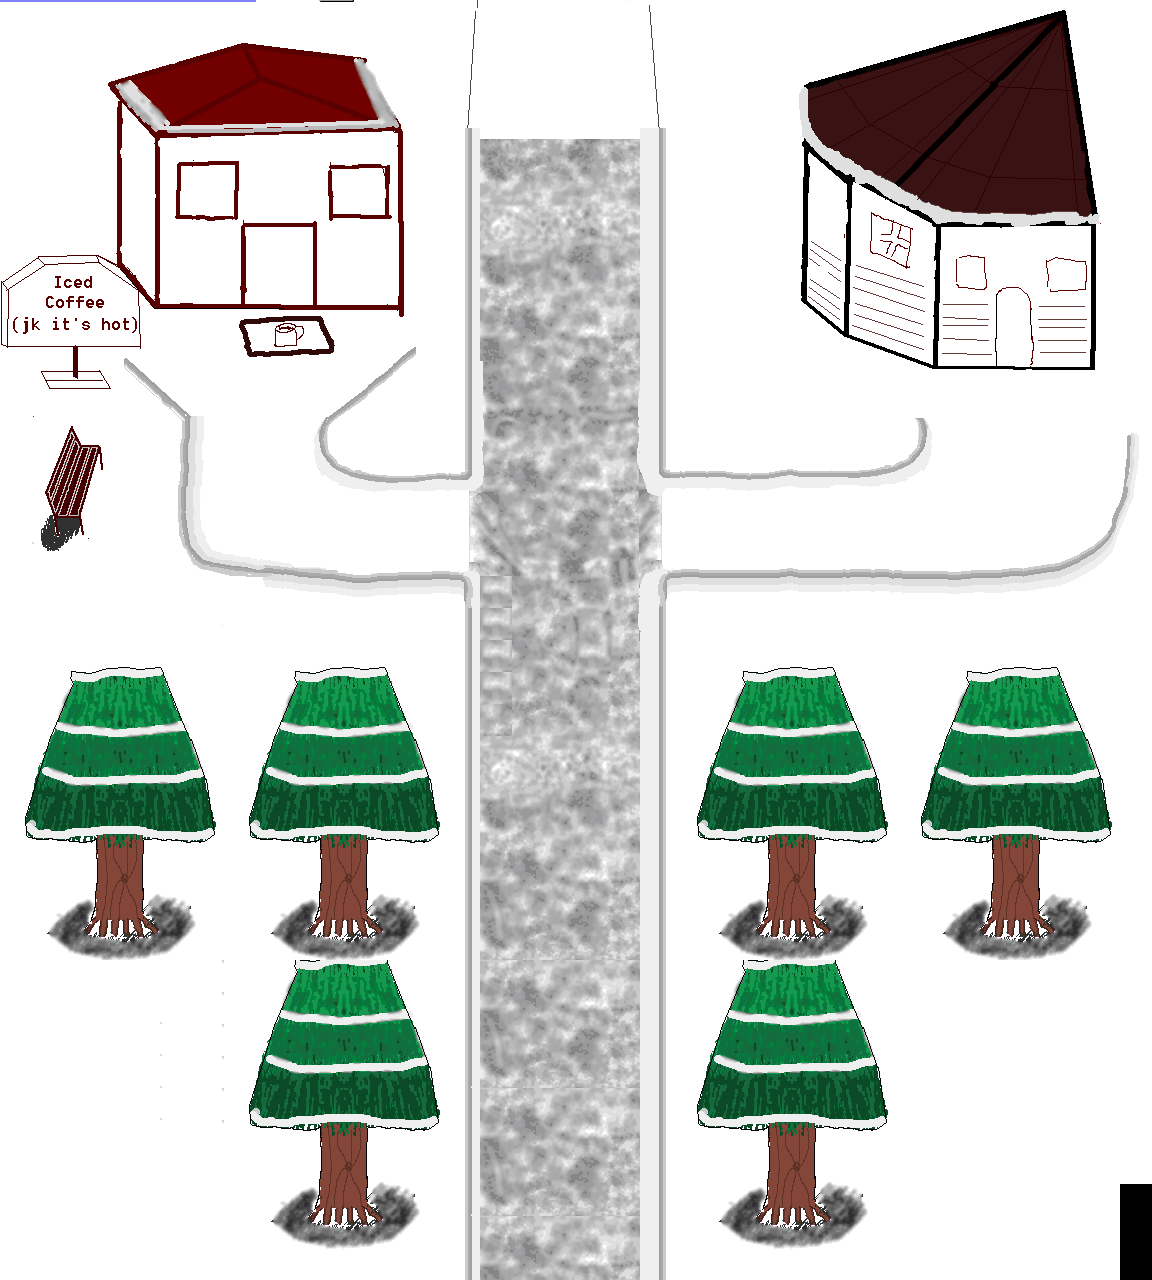

This is a level from a 2D game, rendered from its Tiled map with the project's own tilesets. A one-line summary and the map file follow, with tile-layer data summarised:
An orthogonal 36x40 tile map with 32x32 px tiles, 1 tile layer (Tile Layer 3), 2 hidden layers not drawn, 9 tilesets and 16 objects (5x character, level Info).

<map version="1.2" tiledversion="1.2.1" orientation="orthogonal" renderorder="right-down" width="36" height="40" tilewidth="32" tileheight="32" infinite="0" nextlayerid="5" nextobjectid="79">
 <tileset firstgid="1" name="grass" tilewidth="32" tileheight="32" tilecount="12" columns="3">
  <image source="grass.png" width="96" height="128" />
 </tileset>
 <tileset firstgid="13" name="grassstage" tilewidth="32" tileheight="32" tilecount="2025" columns="45">
  <image source="grassstage.png" width="1440" height="1440" />
 </tileset>
 <tileset firstgid="2038" name="blocktile" tilewidth="32" tileheight="32" tilecount="1" columns="1">
  <image source="blocktile.png" width="32" height="32" />
  <tile id="0">
   <properties>
    <property name="block" value="" />
   </properties>
  </tile>
 </tileset>
 <tileset firstgid="2039" name="playerstart" tilewidth="32" tileheight="32" tilecount="1" columns="1">
  <image source="playerstart.png" width="32" height="32" />
  <tile id="0">
   <properties>
    <property name="orient" value="down" />
    <property name="playerstart" value="" />
   </properties>
  </tile>
 </tileset>
 <tileset firstgid="2040" name="grassstage2" tilewidth="32" tileheight="32" tilecount="2500" columns="50">
  <image source="grassstage2.png" width="1600" height="1600" />
 </tileset>
 <tileset firstgid="4540" name="snowplace" tilewidth="32" tileheight="32" tilecount="1440" columns="36">
  <image source="snowplace.png" width="1152" height="1280" />
 </tileset>
 <tileset firstgid="5980" name="grassdungeon2" tilewidth="32" tileheight="32" tilecount="1700" columns="50">
  <image source="grassdungeon2.png" width="1600" height="1088" />
 </tileset>
 <tileset firstgid="7680" source="grassdungeon21.tsx" />
 <tileset firstgid="8904" source="snowplacev2.tsx" />
 <layer id="1" name="Tile Layer 1" width="36" height="40" visible="0">
  <data>[1440 cells, 100 non-empty, 11 distinct tile ids]</data>
 </layer>
 <layer id="2" name="Tile Layer 2" width="36" height="40" visible="0">
  <data>[1440 cells, 0 non-empty, 0 distinct tile ids]</data>
 </layer>
 <layer id="3" name="Tile Layer 3" width="36" height="40">
  <data>[1440 cells, 1440 non-empty, 1109 distinct tile ids]</data>
 </layer>
 <objectgroup id="4" name="Object Layer 1">
  <object id="29" x="320" y="-32" width="32" height="32" />
  <object id="64" x="559" y="1120" width="32" height="32">
   <properties>
    <property name="orient" value="up" />
    <property name="playerstart" value="" />
    <property name="startarea" value="0" />
   </properties>
  </object>
  <object id="65" x="448" y="1216" width="256" height="32">
   <properties>
    <property name="NewArea" value="" />
    <property name="area" value="grassdungeon22.tmx" />
    <property name="returnarea" value="1" />
   </properties>
  </object>
  <object id="66" name="level Info" x="352" y="-32" width="24" height="24">
   <properties>
    <property name="areaname" value="Snow place" />
    <property name="levelinfo" value="1" />
   </properties>
  </object>
  <object id="67" name="Gray" type="character" x="544" y="544" width="32" height="64">
   <properties>
    <property name="" value="" />
    <property name="SPflag1" value="" />
    <property name="description" value="That sheep girl..." />
    <property name="image" value="graycloak.gif" />
    <property name="name" value="Shopkeeper" />
    <property name="orient" value="down" />
    <property name="sprite" value="" />
   </properties>
  </object>
  <object id="68" x="256" y="224" width="64" height="64">
   <properties>
    <property name="NewArea" value="" />
    <property name="area" value="snowplacecoffeeshop.tmx" />
    <property name="returnarea" value="0" />
   </properties>
  </object>
  <object id="69" x="288" y="384" width="32" height="32">
   <properties>
    <property name="orient" value="down" />
    <property name="playerstart" value="" />
    <property name="startarea" value="1" />
   </properties>
  </object>
  <object id="70" x="448" y="-64" width="256" height="32">
   <properties>
    <property name="NewArea" value="" />
    <property name="area" value="snowplace2.tmx" />
    <property name="returnarea" value="0" />
   </properties>
  </object>
  <object id="71" x="544" y="32" width="32" height="32">
   <properties>
    <property name="orient" value="down" />
    <property name="playerstart" value="" />
    <property name="startarea" value="2" />
   </properties>
  </object>
  <object id="72" name="internet duder" type="character" x="576" y="960" width="32" height="64">
   <properties>
    <property name="" value="" />
    <property name="description" value="YES MORE TOURISTS YES" />
    <property name="image" value="graycloak.gif" />
    <property name="name" value="Tourismerist" />
    <property name="orient" value="down" />
    <property name="sprite" value="" />
   </properties>
  </object>
  <object id="73" name="room designer" type="character" x="768" y="512" width="32" height="64">
   <properties>
    <property name="" value="" />
    <property name="description" value="I am the one who designs rooms.\For some reason, it reflects their personalities???" />
    <property name="image" value="graycloak.gif" />
    <property name="name" value="Shopkeeper" />
    <property name="orient" value="down" />
    <property name="sprite" value="" />
   </properties>
  </object>
  <object id="74" name="goat lover" type="character" x="416" y="512" width="32" height="64">
   <properties>
    <property name="" value="" />
    <property name="description" value="Is that a goat???\You made a goat friend!?" />
    <property name="graygoatexplain" value="" />
    <property name="image" value="graycloak.gif" />
    <property name="name" value="Shopkeeper" />
    <property name="orient" value="down" />
    <property name="sprite" value="" />
   </properties>
  </object>
  <object id="75" name="goat lover???" type="character" x="352" y="512" width="32" height="64">
   <properties>
    <property name="" value="" />
    <property name="description" value="A goat girl friend? IS that like, a furry thing???" />
    <property name="image" value="graycloak.gif" />
    <property name="name" value="Shopkeeper" />
    <property name="orient" value="down" />
    <property name="sprite" value="" />
   </properties>
  </object>
  <object id="76" x="64" y="448" width="32" height="96" />
  <object id="77" x="966" y="294" width="64" height="64">
   <properties>
    <property name="NewArea" value="" />
    <property name="area" value="snowplacetouristcenter.tmx" />
    <property name="returnarea" value="0" />
   </properties>
  </object>
  <object id="78" x="992" y="416" width="32" height="32">
   <properties>
    <property name="orient" value="down" />
    <property name="playerstart" value="" />
    <property name="startarea" value="3" />
   </properties>
  </object>
 </objectgroup>
</map>
